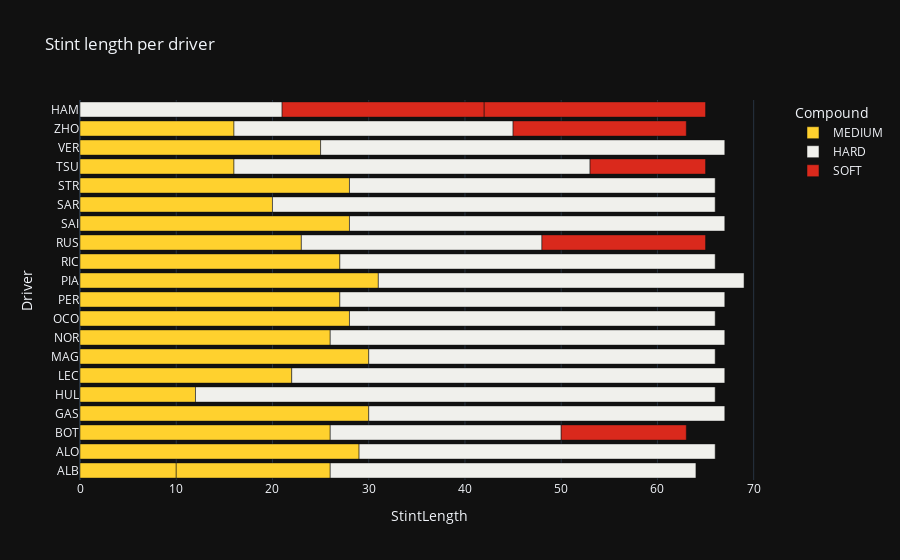

This figure's notebook cell:
### Code cell
# type of tyre per driver per lap (horizontal bar plot)
fig = px.bar(stints, x="StintLength", y="Driver", color="Compound", title="Stint length per driver", template="plotly_dark", color_discrete_map=compound_colors, orientation="h")
fig.update_yaxes(tickmode="linear")
fig

### Figure 1 — Plotly figure (JSON) as saved in the notebook; plotly's stock layout.template omitted (floating-point values rounded to 4 significant figures)
{"data": [{"alignmentgroup": "True", "hovertemplate": "Compound=MEDIUM<br>StintLength=%{x}<br>Driver=%{y}<extra></extra>", "legendgroup": "MEDIUM", "marker": {"color": "#ffd12e", "pattern": {"shape": ""}}, "name": "MEDIUM", "offsetgroup": "MEDIUM", "orientation": "h", "showlegend": true, "textposition": "auto", "type": "bar", "x": [10, 16, 29, 26, 30, 12, 22, 30, 26, 28, 27, 31, 27, 23, 28, 20, 28, 16, 25, 16], "xaxis": "x", "y": ["ALB", "ALB", "ALO", "BOT", "GAS", "HUL", "LEC", "MAG", "NOR", "OCO", "PER", "PIA", "RIC", "RUS", "SAI", "SAR", "STR", "TSU", "VER", "ZHO"], "yaxis": "y"}, {"alignmentgroup": "True", "hovertemplate": "Compound=HARD<br>StintLength=%{x}<br>Driver=%{y}<extra></extra>", "legendgroup": "HARD", "marker": {"color": "#f0f0ec", "pattern": {"shape": ""}}, "name": "HARD", "offsetgroup": "HARD", "orientation": "h", "showlegend": true, "textposition": "auto", "type": "bar", "x": [38, 37, 24, 37, 21, 54, 45, 36, 41, 38, 40, 38, 39, 25, 39, 46, 38, 37, 42, 29], "xaxis": "x", "y": ["ALB", "ALO", "BOT", "GAS", "HAM", "HUL", "LEC", "MAG", "NOR", "OCO", "PER", "PIA", "RIC", "RUS", "SAI", "SAR", "STR", "TSU", "VER", "ZHO"], "yaxis": "y"}, {"alignmentgroup": "True", "hovertemplate": "Compound=SOFT<br>StintLength=%{x}<br>Driver=%{y}<extra></extra>", "legendgroup": "SOFT", "marker": {"color": "#da291c", "pattern": {"shape": ""}}, "name": "SOFT", "offsetgroup": "SOFT", "orientation": "h", "showlegend": true, "textposition": "auto", "type": "bar", "x": [13, 21, 23, 17, 12, 18], "xaxis": "x", "y": ["BOT", "HAM", "HAM", "RUS", "TSU", "ZHO"], "yaxis": "y"}], "layout": {"barmode": "relative", "legend": {"title": {"text": "Compound"}, "tracegroupgap": 0}, "title": {"text": "Stint length per driver"}, "xaxis": {"anchor": "y", "domain": [0, 1], "title": {"text": "StintLength"}}, "yaxis": {"anchor": "x", "domain": [0, 1], "tickmode": "linear", "title": {"text": "Driver"}}}}
